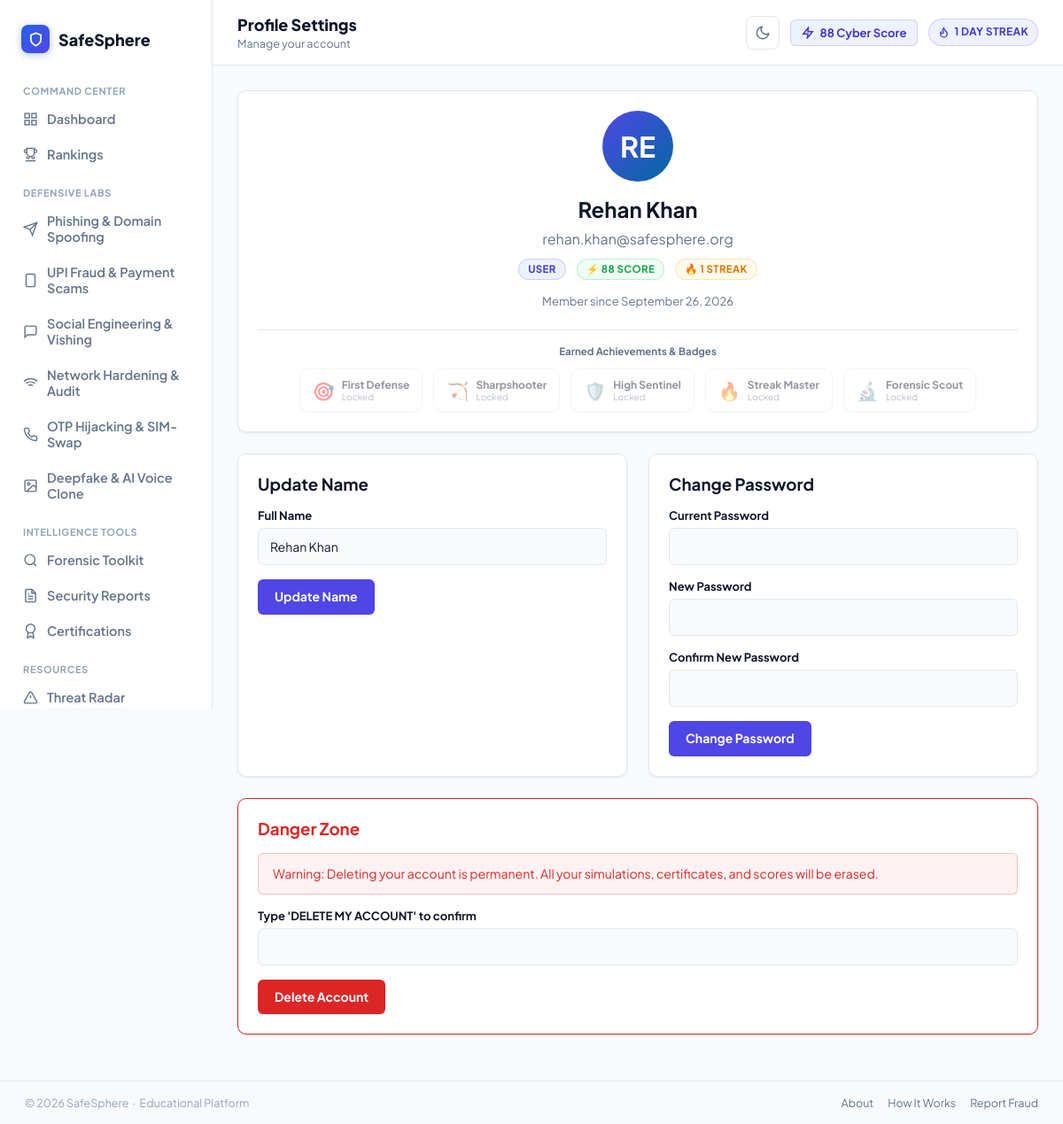
The app's page /profile.php (signed in) with its own data.
### tables this page shows
CREATE TABLE IF NOT EXISTS users (
    id INT AUTO_INCREMENT PRIMARY KEY,
    name VARCHAR(100) NOT NULL,
    email VARCHAR(150) NOT NULL UNIQUE,
    password_hash VARCHAR(255) NOT NULL,
    role VARCHAR(50) DEFAULT 'user',
    cyber_score INT DEFAULT 40,
    streak_count INT DEFAULT 0,
    last_active_date DATE DEFAULT NULL,
    created_at TIMESTAMP DEFAULT CURRENT_TIMESTAMP
);

### includes/auth.php (called while the page is built, shortened)
<?php
require_once __DIR__ . '/../config/db.php';
function is_logged_in() {
    return isset($_SESSION['user_id']);
}
function current_user($force_refresh = false) {
    static $user = null;
    if ($user === null || $force_refresh) {
        $stmt = get_db()->prepare("SELECT * FROM users WHERE id = ?");
        $stmt->execute([$_SESSION['user_id']]);
        $user = $stmt->fetch();
        if ($user) {
            $today = date('Y-m-d');
            if ($user['last_active_date'] !== $today) {
                $yesterday = date('Y-m-d', strtotime('-1 day'));
                $new_streak = ($user['last_active_date'] === $yesterday) ? $user['streak_count'] + 1 : 1;
                $upd = get_db()->prepare("UPDATE users SET streak_count = ?, last_active_date = ? WHERE id = ?");
                $upd->execute([$new_streak, $today, $user['id']]);
                $user['streak_count'] = $new_streak;
                $user['last_active_date'] = $today;
            }
        }
    }
    return $user;
}
function e($str) {
    return htmlspecialchars($str ?? '', ENT_QUOTES, 'UTF-8');
}

### config/db.php (called while the page is built, shortened)
<?php
function get_db() {
    static $pdo = null;
    if ($pdo === null) {
        try {
            $pdo = new PDO(
                "mysql:host=" . DB_HOST . ";dbname=" . DB_NAME . ";charset=utf8mb4",
                DB_USER,
                DB_PASS,
                [
                    PDO::ATTR_ERRMODE => PDO::ERRMODE_EXCEPTION,
                    PDO::ATTR_DEFAULT_FETCH_MODE => PDO::FETCH_ASSOC,
                ]
            );
        } catch (PDOException $e) {
            error_log('SafeSphere DB Error: ' . $e->getMessage());
            die("We're experiencing database connectivity issues. Please try again in a moment.");
        }
    }
    return $pdo;
}

### profile.php (the view, shortened to what this page needs)
<?php
require_once __DIR__ . '/includes/auth.php';
$user = current_user();
$page_title = 'Profile Settings';
$page_subtitle = 'Manage your account';
$active = 'profile';
$base = '';
include __DIR__ . '/includes/header.php';
?>
<div class="card card-pad mb-24 text-center flex-center" style="flex-direction: column;">
    <?php $initials = strtoupper(substr($user['name'], 0, 2)); ?>
    <div style="width:80px; height:80px; border-radius:50%; background:linear-gradient(135deg, var(--indigo), var(--blue)); color:white; display:flex; align-items:center; justify-content:center; font-weight:bold; font-size:2rem; margin-bottom: 16px;">
        <?= e($initials) ?>
    </div>
    <h2 style="margin:0 0 8px 0;"><?= e($user['name']) ?></h2>
    <div class="text-muted mb-12"><?= e($user['email']) ?></div>
    <div class="flex gap-12 flex-center">
        <span class="badge badge-indigo"><?= e(ucfirst($user['role'])) ?></span>
        <span class="badge <?= $user['cyber_score'] >= 80 ? 'badge-green' : ($user['cyber_score'] >= 50 ? 'badge-amber' : 'badge-red') ?>">⚡ <?= $user['cyber_score'] ?> Score</span>
        <span class="badge badge-amber">🔥 <?= $user['streak_count'] ?> Streak</span>
    </div>
    <div class="text-sm text-muted mt-16 mb-16">Member since <?= date('F j, Y', strtotime($user['created_at'])) ?></div>
    <?php
    $earned_badges = get_user_badges($user['id']);
    $badge_catalog = [
        'first_step'     => ['icon' => '🎯', 'title' => 'First Defense',   'desc' => 'Answered first simulation scenario'],
        'sharpshooter'   => ['icon' => '🏹', 'title' => 'Sharpshooter',    'desc' => '10+ accurate fraud detections'],
        'sentinel'       => ['icon' => '🛡️', 'title' => 'High Sentinel',   'desc' => 'Maintained Cyber Score >= 80'],
        'streak_master'  => ['icon' => '🔥', 'title' => 'Streak Master',   'desc' => 'Consecutive daily activity for 3+ days'],
        'forensic_scout' => ['icon' => '🔬', 'title' => 'Forensic Scout',  'desc' => 'Conducted 3+ threat forensic tests']
    ];
    ?>
    <div style="width:100%; border-top:1px solid var(--border); padding-top:16px; margin-top:8px;">
        <div class="text-xs font-bold text-muted uppercase mb-12">Earned Achievements & Badges</div>
        <div class="flex gap-12 flex-center flex-wrap">
            <?php foreach ($badge_catalog as $bKey => $bDef):
                $unlocked = isset($earned_badges[$bKey]);
            ?>
            <div class="card card-pad flex gap-8" style="padding:10px 14px; align-items:center; opacity:<?= $unlocked ? '1' : '0.45' ?>; background:<?= $unlocked ? 'var(--bg)' : 'transparent' ?>; border:1px solid var(--border);" title="<?= e($bDef['desc']) ?>">
                <span style="font-size:20px;"><?= $bDef['icon'] ?></span>
                <div style="text-align:left;">
                    <div style="font-size:12px; font-weight:700;"><?= e($bDef['title']) ?></div>
                    <div style="font-size:10px; color:var(--text-muted);"><?= $unlocked ? 'Unlocked' : 'Locked' ?></div>
                </div>
            </div>
            <?php endforeach; ?>
        </div>
    </div>
</div>
<div class="grid grid-2 gap-24">
    <div class="card card-pad">
        <h3 class="mb-16">Update Name</h3>
        <form method="POST">
            <div class="field">
                <label>Full Name</label>
                <input type="text" name="name" value="<?= e($user['name']) ?>" required class="form-input" maxlength="100">
            </div>
            <button type="submit" class="btn btn-primary">Update Name</button>
        </form>
    </div>
    <div class="card card-pad">
        <h3 class="mb-16">Change Password</h3>
        <form method="POST">
            <div class="field">
                <label>Current Password</label>
                <input type="password" name="current_password" required class="form-input">
            </div>
            <div class="field">
                <label>New Password</label>
                <input type="password" name="new_password" required minlength="8" class="form-input">
            </div>
            <div class="field">
                <label>Confirm New Password</label>
                <input type="password" name="confirm_password" required minlength="8" class="form-input">
            </div>
            <button type="submit" class="btn btn-primary">Change Password</button>
        </form>
    </div>
</div>
<div class="card card-pad mt-24" style="border: 1px solid var(--red);">
    <h3 class="mb-16" style="color: var(--red);">Danger Zone</h3>
    <div class="alert alert-error mb-16">
        Warning: Deleting your account is permanent. All your simulations, certificates, and scores will be erased.
    </div>
    <form method="POST">
        <div class="field">
            <label>Type 'DELETE MY ACCOUNT' to confirm</label>
            <input type="text" name="confirm_text" required class="form-input" autocomplete="off">
        </div>
        <button type="submit" class="btn btn-danger">Delete Account</button>
    </form>
</div>
<?php include __DIR__ . '/includes/footer.php'; ?>

### includes/header.php (shortened to what this page needs)
<?php
$user = current_user();
$base = $base ?? '';
?>
<!DOCTYPE html>
<html lang="en">
<head>
<link rel="stylesheet" href="<?= $base ?>assets/css/style.css?v=2.7">
</head>
<body>
<div class="app-shell">
    <aside class="sidebar" id="app-sidebar">
        <div class="sidebar-logo">
            <span class="brand-badge" style="width:32px;height:32px;border-radius:8px;background:linear-gradient(135deg,#2563eb,#4f46e5);display:inline-flex;align-items:center;justify-content:center;color:#fff;box-shadow:0 2px 8px rgba(37,99,235,0.35);flex-shrink:0;">
                <svg width="17" height="17" viewBox="0 0 24 24" fill="none" stroke="currentColor" stroke-width="2.5" stroke-linecap="round" stroke-linejoin="round">
                    <path d="M12 22s8-4 8-10V5l-8-3-8 3v7c0 6 8 10 8 10z"/>
                </svg>
            </span>
            <span>SafeSphere</span>
        </div>
        <div class="nav-section-label">Command Center</div>
        <a href="<?= $base ?>dashboard.php" class="nav-item <?= ($active ?? '') === 'dashboard' ? 'active' : '' ?>">
            <svg class="icon-svg" viewBox="0 0 24 24"><rect x="3" y="3" width="7" height="7"></rect><rect x="14" y="3" width="7" height="7"></rect><rect x="14" y="14" width="7" height="7"></rect><rect x="3" y="14" width="7" height="7"></rect></svg>
            <span>Dashboard</span>
        </a>
        <a href="<?= $base ?>leaderboard.php" class="nav-item <?= ($active ?? '') === 'leaderboard' ? 'active' : '' ?>">
            <span>Rankings</span>
        </a>
        <div class="nav-section-label">Defensive Labs</div>
        <a href="<?= $base ?>modules/phishing.php" class="nav-item <?= ($active ?? '') === 'phishing' ? 'active' : '' ?>">
            <svg class="icon-svg" viewBox="0 0 24 24"><path d="m22 2-7 20-4-9-9-4Z"></path><path d="M22 2 11 13"></path></svg>
            <span>Phishing &amp; Domain Spoofing</span>
        </a>
        <a href="<?= $base ?>modules/upi.php" class="nav-item <?= ($active ?? '') === 'upi' ? 'active' : '' ?>">
            <svg class="icon-svg" viewBox="0 0 24 24"><rect width="14" height="20" x="5" y="2" rx="2" ry="2"></rect><path d="M12 18h.01"></path></svg>
            <span>UPI Fraud &amp; Payment Scams</span>
        </a>
        <a href="<?= $base ?>modules/socialeng.php" class="nav-item <?= ($active ?? '') === 'socialeng' ? 'active' : '' ?>">
            <svg class="icon-svg" viewBox="0 0 24 24"><path d="M21 15a2 2 0 0 1-2 2H7l-4 4V5a2 2 0 0 1 2-2h14a2 2 0 0 1 2 2z"></path></svg>
            <span>Social Engineering &amp; Vishing</span>
        </a>
        <a href="<?= $base ?>modules/network.php" class="nav-item <?= ($active ?? '') === 'network' ? 'active' : '' ?>">
            <svg class="icon-svg" viewBox="0 0 24 24"><path d="M5 12.55a11 11 0 0 1 14.08 0"></path><path d="M1.42 9a16 16 0 0 1 21.16 0"></path><path d="M8.53 16.11a6 6 0 0 1 6.95 0"></path><line x1="12" y1="20" x2="12.01" y2="20"></line></svg>
            <span>Network Hardening &amp; Audit</span>
        </a>
        <a href="<?= $base ?>modules/otp.php" class="nav-item <?= ($active ?? '') === 'otp' ? 'active' : '' ?>">
            <span>OTP Hijacking &amp; SIM-Swap</span>
        </a>
        <a href="<?= $base ?>modules/deepfake.php" class="nav-item <?= ($active ?? '') === 'deepfake' ? 'active' : '' ?>">
            <svg class="icon-svg" viewBox="0 0 24 24"><rect width="18" height="18" x="3" y="3" rx="2"></rect><circle cx="9" cy="9" r="2"></circle><path d="m21 15-3.086-3.086a2 2 0 0 0-2.828 0L6 21"></path></svg>
            <span>Deepfake &amp; AI Voice Clone</span>
        </a>
        <div class="nav-section-label">Intelligence Tools</div>
        <a href="<?= $base ?>forensics.php" class="nav-item <?= ($active ?? '') === 'forensics' ? 'active' : '' ?>">
            <svg class="icon-svg" viewBox="0 0 24 24"><circle cx="11" cy="11" r="8"></circle><line x1="21" y1="21" x2="16.65" y2="16.65"></line></svg>
            <span>Forensic Toolkit</span>
        </a>
        <a href="<?= $base ?>reports.php" class="nav-item <?= ($active ?? '') === 'reports' ? 'active' : '' ?>">
            <svg class="icon-svg" viewBox="0 0 24 24"><path d="M14 2H6a2 2 0 0 0-2 2v16a2 2 0 0 0 2 2h12a2 2 0 0 0 2-2V8z"></path><polyline points="14 2 14 8 20 8"></polyline><line x1="16" y1="13" x2="8" y2="13"></line><line x1="16" y1="17" x2="8" y2="17"></line><polyline points="10 9 9 9 8 9"></polyline></svg>
            <span>Security Reports</span>
        </a>
        <a href="<?= $base ?>certificates.php" class="nav-item <?= ($active ?? '') === 'certificates' ? 'active' : '' ?>">
            <svg class="icon-svg" viewBox="0 0 24 24"><circle cx="12" cy="8" r="7"></circle><polyline points="8.21 13.89 7 23 12 20 17 23 15.79 13.88"></polyline></svg>
            <span>Certifications</span>
        </a>
        <div class="nav-section-label">Resources</div>
        <a href="<?= $base ?>threats.php" class="nav-item">
            <svg class="icon-svg" viewBox="0 0 24 24"><path d="m21.73 18-8-14a2 2 0 0 0-3.48 0l-8 14A2 2 0 0 0 4 21h16a2 2 0 0 0 1.73-3Z"></path><line x1="12" y1="9" x2="12" y2="13"></line><line x1="12" y1="17" x2="12.01" y2="17"></line></svg>
            <span>Threat Radar</span>
        </a>
    </aside>
    <div class="main">
        <div class="topbar">
            <div class="flex gap-12" style="align-items:center;">
                <div>
                    <h1><?= e($page_title ?? 'SafeSphere') ?></h1>
                    <?php if (!empty($page_subtitle)): ?>
                        <div class="subtitle"><?= e($page_subtitle) ?></div>
                    <?php endif; ?>
                </div>
            </div>
            <div class="flex gap-12" style="align-items:center;">
                <button type="button" class="theme-toggle-btn" onclick="toggleDarkMode()" aria-label="Toggle Theme" title="Toggle Theme" style="display:inline-flex;align-items:center;justify-content:center;width:38px;height:38px;border-radius:8px;border:1px solid var(--border);background:var(--surface);cursor:pointer;color:var(--text-muted);padding:0;flex-shrink:0;">
                    <svg class="theme-icon-moon" width="18" height="18" viewBox="0 0 24 24" fill="none" stroke="currentColor" stroke-width="2" stroke-linecap="round" stroke-linejoin="round">
                        <path d="M21 12.79A9 9 0 1 1 11.21 3 7 7 0 0 0 21 12.79z"></path>
                    </svg>
                </button>
                <span class="points-chip">
                    <svg width="14" height="14" viewBox="0 0 24 24" fill="none" stroke="currentColor" stroke-width="2.5"><polygon points="13 2 3 14 12 14 11 22 21 10 12 10 13 2"/></svg>
                    <?= (int)($user['cyber_score'] ?? 0) ?> Cyber Score
                </span>
                <span class="badge badge-indigo" style="padding:6px 10px;font-size:12px;">
                    <svg width="13" height="13" viewBox="0 0 24 24" fill="none" stroke="currentColor" stroke-width="2.5"><path d="M8.5 14.5A2.5 2.5 0 0 0 11 12c0-1.38-.5-2-1-3-1.072-2.143-.224-4.054 2-6 .5 2.5 2 4.9 4 6.5 2 1.6 3 3.5 3 5.5a7 7 0 1 1-14 0c0-1.153.433-2.294 1-3a2.5 2.5 0 0 0 2.5 2.5z"/></svg>
                    <?= (int)($user['streak_count'] ?? 0) ?> Day Streak
                </span>
            </div>
        </div>
        <div class="page">

### records on screen
users: cyber_score "88", id "1", initials "RE", name "Rehan Khan", email "rehan.khan@safesphere.org", last_active_date+id+role "USER", date('F j, Y', strtotime($user['created_at'])) "September 26, 2026"

### other values on screen
$page_title "Profile Settings"
$page_subtitle "Manage your account"
$bDef['icon'] "🎯"
$bDef['title'] "First Defense"
$bDef['icon'] "🏹"
$bDef['title'] "Sharpshooter"
$bDef['icon'] "🛡️"
$bDef['title'] "High Sentinel"
$bDef['icon'] "🔥"
$bDef['title'] "Streak Master"
$bDef['icon'] "🔬"
$bDef['title'] "Forensic Scout"
